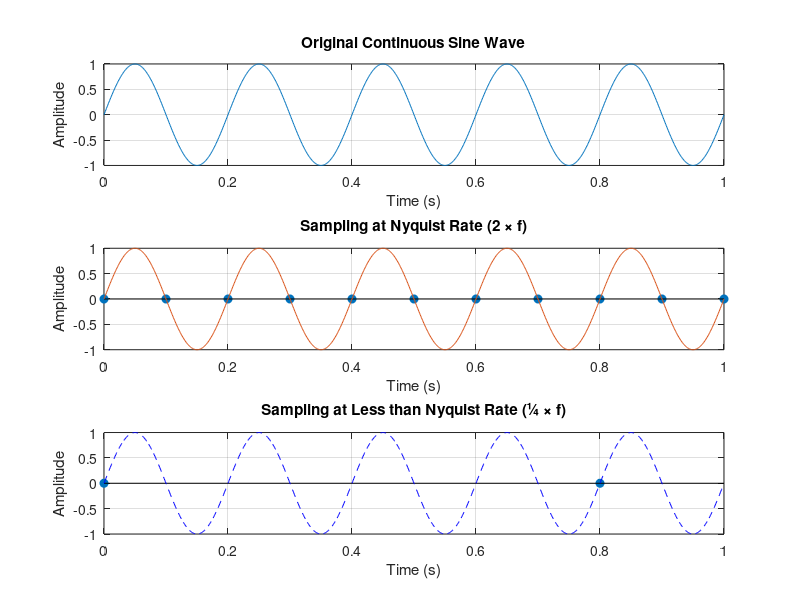

Write MATLAB code to recreate this figure.
clc;
clear;
close all;

% Define original signal frequency
f_signal = 5; % Hz

% Time vector for continuous signal (high resolution)
t_cont = 0:0.001:1;
y_cont = sin(2 * pi * f_signal * t_cont);  % Original continuous sine wave

% --- Case 1: Sampling at Nyquist Rate (2 * f_signal) ---
fs_nyquist = 2 * f_signal;  % Nyquist sampling frequency
t_nyq = 0:1/fs_nyquist:1;
y_nyq = sin(2 * pi * f_signal * t_nyq);

% --- Case 2: Sampling at less than Nyquist Rate (1/4 * f_signal) ---
fs_low = f_signal / 4;  % Too low sampling frequency
t_low = 0:1/fs_low:1;
y_low = sin(2 * pi * f_signal * t_low);

% ----------- Plotting -----------

% Original Signal
subplot(3,1,1);
plot(t_cont, y_cont);
title('Original Continuous Sine Wave');
xlabel('Time (s)');
ylabel('Amplitude');
grid on;

% Nyquist Sampling
subplot(3,1,2);
stem(t_nyq, y_nyq,'filled');
hold on;
plot(t_cont, y_cont);
title('Sampling at Nyquist Rate (2 × f)');
xlabel('Time (s)');
ylabel('Amplitude');
grid on;

% Below Nyquist Sampling
subplot(3,1,3);
stem(t_low, y_low,'filled');
hold on;
plot(t_cont, y_cont, 'b--');
title('Sampling at Less than Nyquist Rate (¼ × f)');
xlabel('Time (s)');
ylabel('Amplitude');
grid on;
